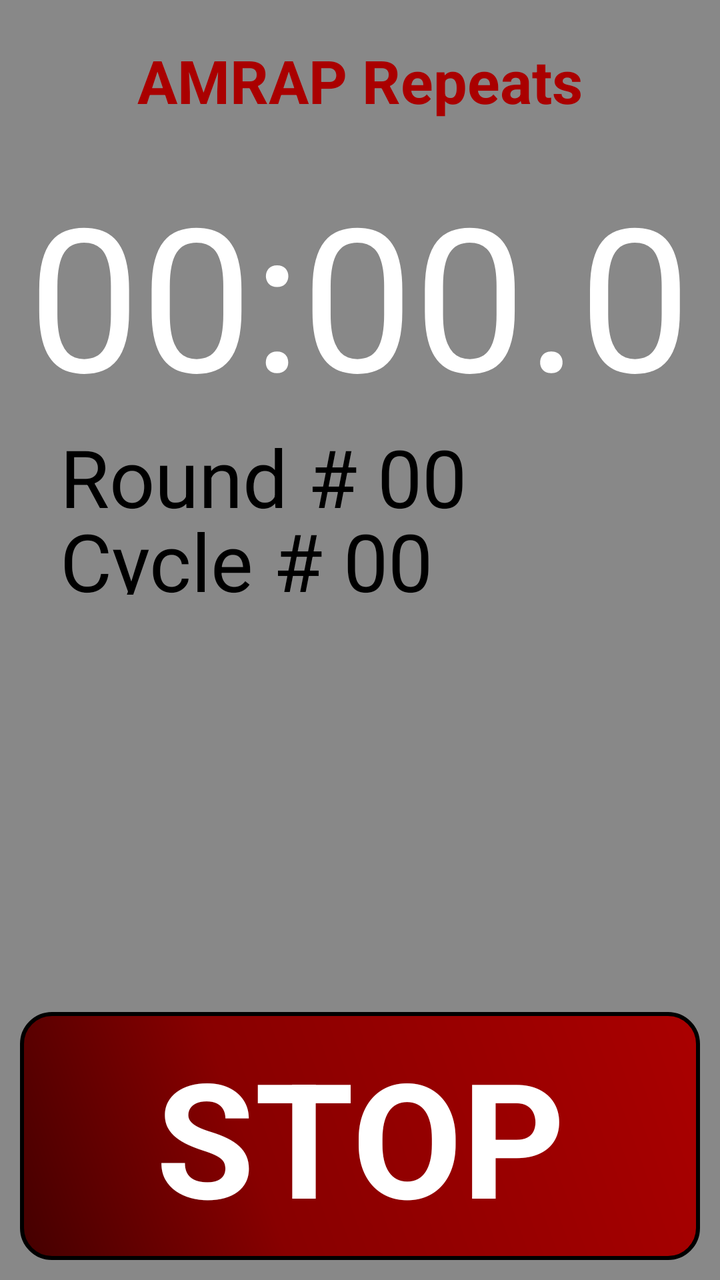
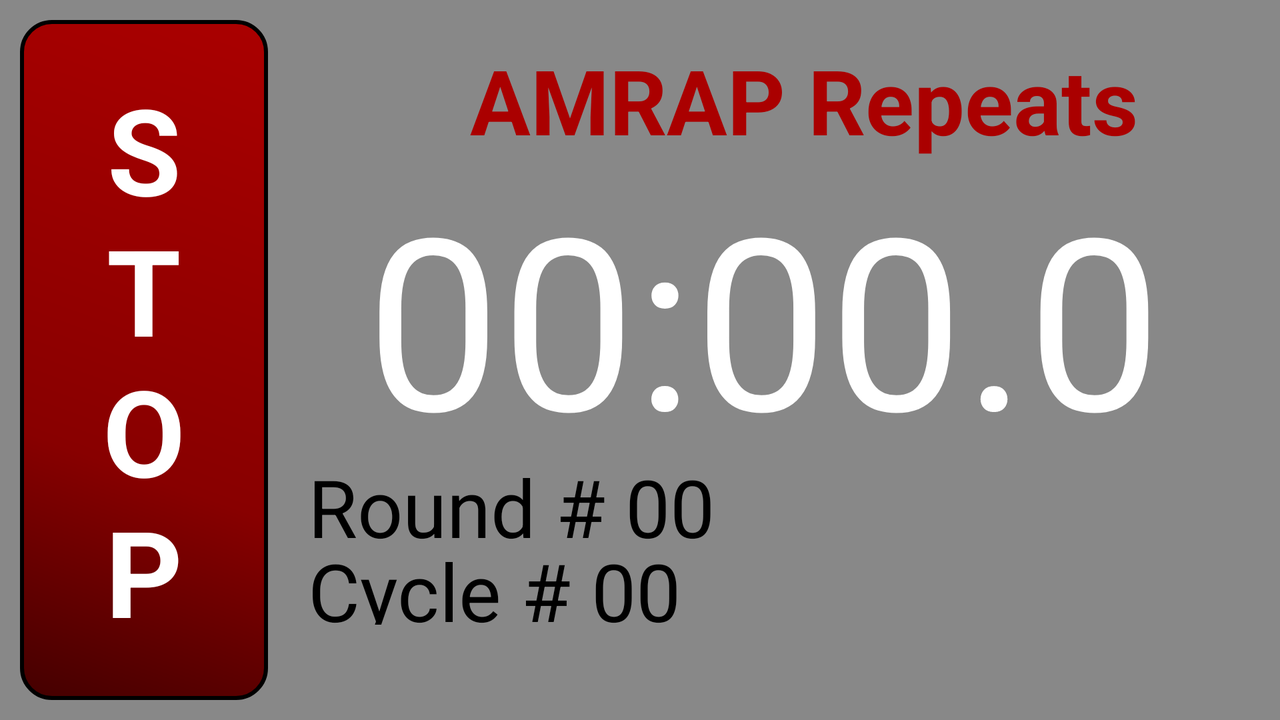

Two renders of one Android screen. The first uses the default layout on a phone; the second uses the alternative layout the repository ships for a different screen configuration, on a matching device. The two XML files are below.
<!-- AndroidManifest.xml: application theme AppTheme -->
<!-- res/layout/activity_running_amraprepeats.xml -->
<LinearLayout xmlns:android="http://schemas.android.com/apk/res/android"
    xmlns:tools="http://schemas.android.com/tools"
    android:layout_width="match_parent"
    android:layout_height="match_parent"
    android:paddingLeft="@dimen/activity_horizontal_margin"
    android:paddingRight="@dimen/activity_horizontal_margin"
    android:paddingTop="@dimen/activity_vertical_margin"
    android:paddingBottom="@dimen/activity_vertical_margin"
    android:orientation="vertical"
    android:weightSum="5"
    android:id="@+id/whole_layout"
    tools:context="com.jrb.phiitnesstimer.RunningAMRAPrepeats">

    <LinearLayout
        android:id="@+id/container_time_display"
        android:layout_width="match_parent"
        android:layout_height="0dp"
        android:layout_weight="4"
        android:orientation="vertical"
        >

        <TextView
            style="@style/TitleStyle"
            android:layout_width="wrap_content"
            android:layout_height="wrap_content"
            android:text="@string/title_AMRAPrepeats"
            android:id="@+id/lblTitle" />

        <TextView
            style="@style/TimeDisplayStyle"
            android:layout_width="wrap_content"
            android:layout_height="wrap_content"
            android:text="@string/text_start_time"
            android:layout_gravity="center_horizontal"
            android:id="@+id/lblTimeDisplay" />

        <LinearLayout
            android:layout_width="wrap_content"
            android:layout_height="wrap_content">
            <TextView
                style="@style/RoundDisplayStyle_land"
                android:layout_width="wrap_content"
                android:layout_height="wrap_content"
                android:text="@string/label_rounds"
                android:id="@+id/lblRounds" />

            <TextView
                style="@style/RoundNumStyle_land"
                android:layout_width="wrap_content"
                android:layout_height="wrap_content"
                android:text="@string/text_start_rounds"
                android:id="@+id/lblRoundNum" />
        </LinearLayout>

        <LinearLayout
            android:layout_width="wrap_content"
            android:layout_height="wrap_content">
            <TextView
                style="@style/RoundDisplayStyle_land"
                android:layout_width="wrap_content"
                android:layout_height="wrap_content"
                android:text="@string/label_cycles"
                android:id="@+id/lblCycles" />

            <TextView
                style="@style/RoundNumStyle_land"
                android:layout_width="wrap_content"
                android:layout_height="wrap_content"
                android:text="@string/text_start_rounds"
                android:id="@+id/lblCycleNum" />
        </LinearLayout>
    </LinearLayout>

    <Button
        style="@style/StopButtonStyle"
        android:layout_width="match_parent"
        android:layout_height="0dp"
        android:layout_weight="1"
        android:id="@+id/btnStop" />

</LinearLayout>
<!-- resources referenced by this layout -->
<resources>
  <dimen name="activity_horizontal_margin">10dp</dimen>
  <dimen name="activity_vertical_margin">10dp</dimen>
  <string name="label_cycles">Cycle #</string>
  <string name="label_rounds">Round #</string>
  <string name="text_start_rounds">00</string>
  <string name="text_start_time">00:00.0</string>
  <string name="title_AMRAPrepeats">AMRAP Repeats</string>
  <style name="RoundDisplayStyle_land" parent="android:Widget.TextView">
          <item name="android:textSize">@dimen/round_num_sizes_land</item>
          <item name="android:paddingTop">@dimen/text_padding_land</item>
          <item name="android:paddingBottom">@dimen/text_padding_land</item>
          <item name="android:layout_marginBottom">@dimen/bottom_spacing_margin_land</item>
          <item name="android:layout_marginTop">@dimen/top_spacing_margin_land</item>
          <item name="android:layout_marginLeft">@dimen/left_spacing_margin_land</item>
      </style>
  <style name="RoundNumStyle_land" parent="android:Widget.TextView">
          <item name="android:textSize">@dimen/round_num_sizes_land</item>
          <item name="android:paddingTop">@dimen/text_padding_land</item>
          <item name="android:paddingBottom">@dimen/text_padding_land</item>
          <item name="android:layout_marginTop">@dimen/top_spacing_margin_land</item>
          <item name="android:layout_marginBottom">@dimen/bottom_spacing_margin_land</item>
          <item name="android:layout_marginLeft">@dimen/text_rounds_left_margin</item>
      </style>
  <style name="StopButtonStyle" parent="android:Widget.Button">
          <item name="android:paddingLeft">@dimen/edit_text_padding</item>
          <item name="android:paddingRight">@dimen/edit_text_padding</item>
          <item name="android:textSize">@dimen/stop_button_text</item>
          <item name="android:text">@string/action_stop</item>
          <item name="android:textColor">@color/white</item>
          <item name="android:background">@drawable/button_shape_stop</item>
          <item name="android:textStyle">bold</item>
      </style>
  <style name="TimeDisplayStyle" parent="android:Widget.TextView">
          <item name="android:textSize">@dimen/time_display_sizes</item>
          <item name="android:textColor">@color/white</item>
          <item name="android:layout_centerHorizontal">true</item>
          <item name="android:layout_marginTop">@dimen/dialog_spacing_margin</item>
      </style>
  <style name="TitleStyle" parent="android:Widget.TextView">
          <item name="android:textSize">@dimen/title_sizes</item>
          <item name="android:textColor">@color/red</item>
          <item name="android:textStyle">bold</item>
          <item name="android:layout_gravity">center_horizontal</item>
          <item name="android:layout_centerHorizontal">true</item>
          <item name="android:layout_marginTop">10dp</item>
      </style>
  <style name="AppTheme" parent="android:Theme.Holo.Light.DarkActionBar">
          <item name="android:background">@color/background_grey</item>
          <item name="android:textColor">@color/black</item>
          <item name="android:fontFamily">sans-serif</item>
      </style>
  <dimen name="round_num_sizes_land">40sp</dimen>
  <dimen name="text_padding_land">-5dp</dimen>
  <dimen name="bottom_spacing_margin_land">-10dp</dimen>
  <dimen name="top_spacing_margin_land">-2dp</dimen>
  <dimen name="left_spacing_margin_land">20dp</dimen>
  <dimen name="text_rounds_left_margin">10dp</dimen>
  <dimen name="edit_text_padding">8dp</dimen>
  <dimen name="stop_button_text">80sp</dimen>
  <string name="action_stop">STOP</string>
  <color name="white">#FFFFFFFF</color>
  <dimen name="time_display_sizes">100sp</dimen>
  <dimen name="dialog_spacing_margin">20dp</dimen>
  <dimen name="title_sizes">30sp</dimen>
  <color name="red">#FFAA0000</color>
  <color name="background_grey">#FF888888</color>
  <color name="black">#FF000000</color>
</resources>
<!-- res/layout-land/activity_running_amraprepeats.xml (the repository's variant of the layout above) -->
<!-- drawn on the phone turned sideways -->
<LinearLayout xmlns:android="http://schemas.android.com/apk/res/android"
    xmlns:tools="http://schemas.android.com/tools"
    android:layout_width="match_parent"
    android:layout_height="match_parent"
    android:paddingLeft="@dimen/activity_horizontal_margin"
    android:paddingRight="@dimen/activity_horizontal_margin"
    android:paddingTop="@dimen/activity_vertical_margin"
    android:paddingBottom="@dimen/activity_vertical_margin"
    android:orientation="horizontal"
    android:id="@+id/whole_layout"
    android:weightSum="5"
    tools:context="com.jrb.phiitnesstimer.RunningAMRAPrepeats">

    <Button
        style="@style/StopButtonStyle_land"
        android:layout_width="0dp"
        android:layout_height="match_parent"
        android:layout_weight="1"
        android:id="@+id/btnStop" />

    <LinearLayout
        android:id="@+id/container_time_display"
        android:layout_width="0dp"
        android:layout_height="match_parent"
        android:layout_weight="4"
        android:orientation="vertical"
        >

        <TextView
            style="@style/TitleStyle_land"
            android:layout_width="wrap_content"
            android:layout_height="wrap_content"
            android:layout_marginBottom="0dp"
            android:text="@string/title_AMRAPrepeats"
            android:id="@+id/lblTitle" />

        <TextView
            style="@style/TimeDisplayStyle_land"
            android:layout_width="wrap_content"
            android:layout_height="wrap_content"
            android:text="@string/text_start_time"
            android:layout_gravity="center_horizontal"
            android:id="@+id/lblTimeDisplay" />

        <LinearLayout
            android:layout_width="wrap_content"
            android:layout_height="wrap_content">
        <TextView
            style="@style/RoundDisplayStyle_land"
            android:layout_width="wrap_content"
            android:layout_height="wrap_content"
            android:text="@string/label_rounds"
            android:id="@+id/lblRounds" />

        <TextView
            style="@style/RoundNumStyle_land"
            android:layout_width="wrap_content"
            android:layout_height="wrap_content"
            android:text="@string/text_start_rounds"
            android:id="@+id/lblRoundNum" />
        </LinearLayout>

        <LinearLayout
            android:layout_width="wrap_content"
            android:layout_height="wrap_content">
        <TextView
            style="@style/RoundDisplayStyle_land"
            android:layout_width="wrap_content"
            android:layout_height="wrap_content"
            android:text="@string/label_cycles"
            android:id="@+id/lblCycles" />

        <TextView
            style="@style/RoundNumStyle_land"
            android:layout_width="wrap_content"
            android:layout_height="wrap_content"
            android:text="@string/text_start_rounds"
            android:id="@+id/lblCycleNum" />
        </LinearLayout>

    </LinearLayout>

</LinearLayout>
<!-- resources referenced by the variant -->
<!-- as the phone turned sideways resolves them -->
<resources>
  <dimen name="activity_horizontal_margin">10dp</dimen>
  <dimen name="activity_vertical_margin">10dp</dimen>
  <string name="label_cycles">Cycle #</string>
  <string name="label_rounds">Round #</string>
  <string name="text_start_rounds">00</string>
  <string name="text_start_time">00:00.0</string>
  <string name="title_AMRAPrepeats">AMRAP Repeats</string>
  <style name="RoundDisplayStyle_land" parent="android:Widget.TextView">
          <item name="android:textSize">@dimen/round_num_sizes_land</item>
          <item name="android:paddingTop">@dimen/text_padding_land</item>
          <item name="android:paddingBottom">@dimen/text_padding_land</item>
          <item name="android:layout_marginBottom">@dimen/bottom_spacing_margin_land</item>
          <item name="android:layout_marginTop">@dimen/top_spacing_margin_land</item>
          <item name="android:layout_marginLeft">@dimen/left_spacing_margin_land</item>
      </style>
  <style name="RoundNumStyle_land" parent="android:Widget.TextView">
          <item name="android:textSize">@dimen/round_num_sizes_land</item>
          <item name="android:paddingTop">@dimen/text_padding_land</item>
          <item name="android:paddingBottom">@dimen/text_padding_land</item>
          <item name="android:layout_marginTop">@dimen/top_spacing_margin_land</item>
          <item name="android:layout_marginBottom">@dimen/bottom_spacing_margin_land</item>
          <item name="android:layout_marginLeft">@dimen/text_rounds_left_margin</item>
      </style>
  <style name="StopButtonStyle_land" parent="android:Widget.Button">
          <item name="android:paddingLeft">@dimen/edit_text_padding</item>
          <item name="android:paddingRight">@dimen/edit_text_padding</item>
          <item name="android:textSize">@dimen/stop_button_text_land</item>
          <item name="android:text">@string/action_stop_land</item>
          <item name="android:textColor">@color/white</item>
          <item name="android:background">@drawable/button_shape_stop</item>
          <item name="android:textStyle">bold</item>
      </style>
  <style name="AppTheme" parent="android:Theme.Holo.Light.DarkActionBar">
          <item name="android:background">@color/background_grey</item>
          <item name="android:textColor">@color/black</item>
          <item name="android:fontFamily">sans-serif</item>
      </style>
  <dimen name="round_num_sizes_land">40sp</dimen>
  <dimen name="text_padding_land">-5dp</dimen>
  <dimen name="bottom_spacing_margin_land">-10dp</dimen>
  <dimen name="top_spacing_margin_land">-2dp</dimen>
  <dimen name="left_spacing_margin_land">20dp</dimen>
  <dimen name="text_rounds_left_margin">10dp</dimen>
  <dimen name="edit_text_padding">8dp</dimen>
  <dimen name="stop_button_text_land">60sp</dimen>
  <string name="action_stop_land">S\nT\nO\nP</string>
  <color name="white">#FFFFFFFF</color>
  <!-- drawable button_shape_stop (drawable) -->
  <?xml version="1.0" encoding="utf-8"?>
  <shape xmlns:android="http://schemas.android.com/apk/res/android" android:shape="rectangle" >
  <corners
  android:radius="15dp"
  />
  <gradient
  android:angle="45"
  android:centerX="35%"
  android:centerColor="#880000"
  android:startColor="#440000"
  android:endColor="#AA0000"
  android:type="linear"
  />
  <padding
  android:left="0dp"
  android:top="0dp"
  android:right="0dp"
  android:bottom="0dp"
  />
  <size
  android:width="270dp"
  android:height="100dp"
  />
  <stroke
  android:width="2dp"
  android:color="#000000"
  />
  </shape>
  <dimen name="time_display_sizes_land">120sp</dimen>
  <dimen name="title_sizes_land">45sp</dimen>
  <color name="red">#FFAA0000</color>
  <dimen name="title_margin_land">10dp</dimen>
  <color name="background_grey">#FF888888</color>
  <color name="black">#FF000000</color>
</resources>
